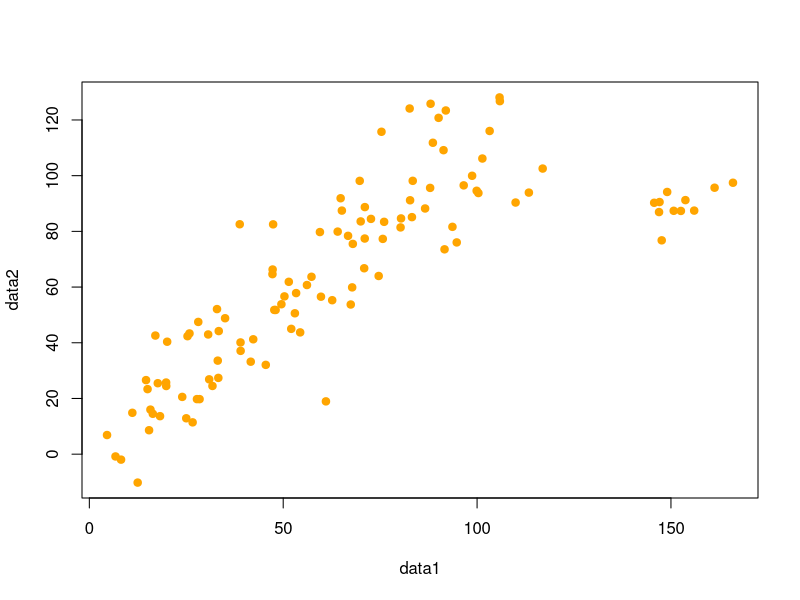

Generate this figure with R:
## ---- chunk 1
set.seed(123)

# 準備資料
data1 <- c(
  c(1:100) + rnorm(100, mean = 10, sd = 5) - rnorm(100, mean = 5, sd = 5),
  c(140:150) + rnorm(10, mean = 5, sd = 5)
)
data2 <- c(
  c(1:100) + rnorm(100, mean = 20, sd = 10) - rnorm(100, mean = 10, sd = 10),
  c(80:90) + rnorm(10, mean = 5, sd = 5)
)

# 繪出資料分布
plot(x=data1, y=data2, col="orange", pch=19)

# Pearson's Correlation
pearsonRes <- cor(data1, data2, use = "everything", method = "pearson")
pearsonRes

# Spearman's Rank Correlation
spearmanRes <- cor(data1, data2, use = "everything", method = "spearman")
spearmanRes
## ---- chunk 2
# 相關性檢定
pearsonTest <- cor.test(data1, data2, alternative = "two.sided", method = "pearson")

# 透過屬性 estimate 來取得相關性
pearsonTest$estimate

# 透過屬性 p.value 來取得檢驗結果
pearsonTest$p.value
## ---- chunk 3
# 相關性檢定
spearmanTest <- cor.test(data1, data2, alternative = "two.sided", method = "spearman")

# 透過屬性 estimate 來取得相關性
spearmanTest$estimate

# 透過屬性 p.value 來取得檢驗結果
spearmanTest$p.value
